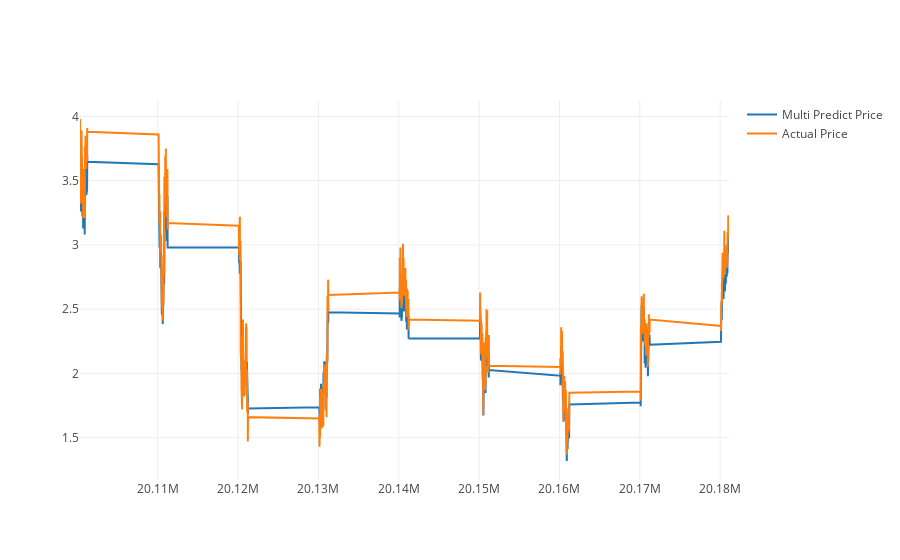

This figure's notebook cell:
### Code cell
predictDates = data.tail(len(inv_y)).index
actual_chart = go.Scatter(x=predictDates, y=inv_y[:,3], name= 'Actual Price')
multi_predict_chart = go.Scatter(x=predictDates, y=inv_yhat[:,3], name= 'Multi Predict Price')
py.iplot([multi_predict_chart, actual_chart])

### Figure 1 — Plotly figure (JSON) as saved in the notebook; plotly's stock layout.template omitted (floating-point values rounded to 4 significant figures; data arrays with more than 128 entries replaced by an {"elided": "..."} marker saying what was removed)
{"data": [{"name": "Multi Predict Price", "type": "scatter", "uid": "878ab361-f104-4eb9-907a-f3c041b2f8ce", "x": {"elided": "2173 int values"}, "y": {"elided": "2173 float values"}}, {"name": "Actual Price", "type": "scatter", "uid": "e83a846a-23dc-426e-86d8-58467f5695d7", "x": {"elided": "2173 int values"}, "y": {"elided": "2173 float values"}}], "layout": {}}
